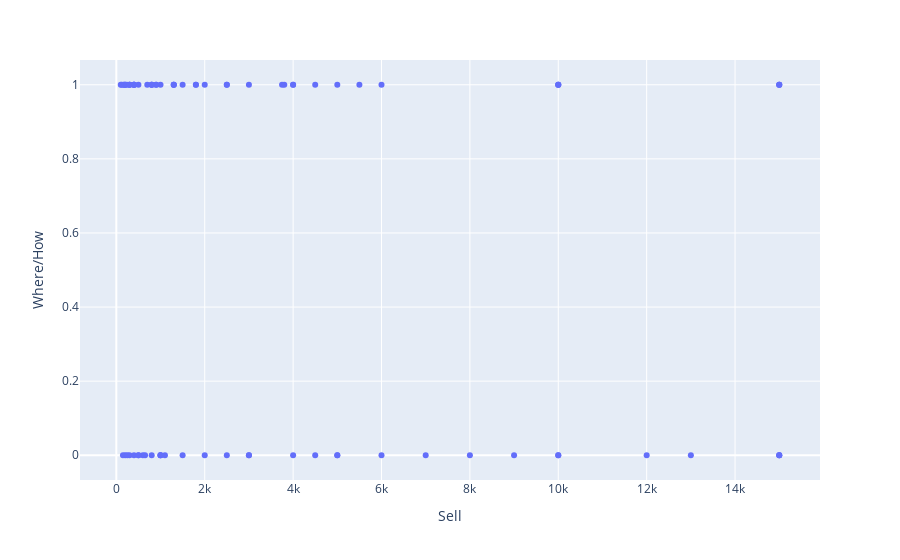

Notebook code for this chart:
### Code cell
import plotly.express as px
fig = px.scatter(fish, x="Sell", y="Where/How")
fig.show()

### Figure 1 — Plotly figure (JSON) as saved in the notebook; plotly's stock layout.template omitted (floating-point values rounded to 4 significant figures)
{"data": [{"hoverlabel": {"namelength": 0}, "hovertemplate": "Sell=%{x}<br>Where/How=%{y}", "legendgroup": "", "marker": {"color": "#636efa", "symbol": "circle"}, "mode": "markers", "name": "", "showlegend": false, "type": "scatter", "x": [200, 3000, 10000, 10000, 5000, 15000, 2500, 900, 400, 5000, 10000, 180, 1000, 300, 800, 3800, 1000, 650, 15000, 200, 160, 300, 240, 15000, 2500, 400, 120, 6000, 5500, 4500, 15000, 1300, 15000, 1300, 8000, 150, 300, 1800, 4000, 400, 6000, 2000, 2000, 10000, 500, 1500, 9000, 4000, 800, 200, 1800, 2500, 400, 1300, 250, 800, 4500, 3000, 3000, 600, 4000, 700, 12000, 400, 1000, 1100, 5000, 3750, 500, 15000, 10000, 1500, 1000, 900, 100, 800, 7000, 13000, 300, 500], "xaxis": "x", "y": [0, 1, 1, 1, 0, 0, 1, 1, 1, 0, 0, 1, 0, 1, 1, 1, 1, 0, 0, 1, 1, 0, 1, 1, 0, 1, 1, 1, 1, 0, 1, 1, 0, 1, 0, 0, 1, 1, 1, 1, 0, 1, 0, 0, 1, 1, 0, 0, 0, 1, 1, 1, 1, 1, 0, 1, 1, 0, 0, 0, 1, 1, 0, 0, 0, 0, 1, 1, 0, 1, 1, 0, 0, 1, 1, 1, 0, 0, 1, 0], "yaxis": "y"}], "layout": {"legend": {"tracegroupgap": 0}, "margin": {"t": 60}, "xaxis": {"anchor": "y", "domain": [0, 1], "title": {"text": "Sell"}}, "yaxis": {"anchor": "x", "domain": [0, 1], "title": {"text": "Where/How"}}}}
